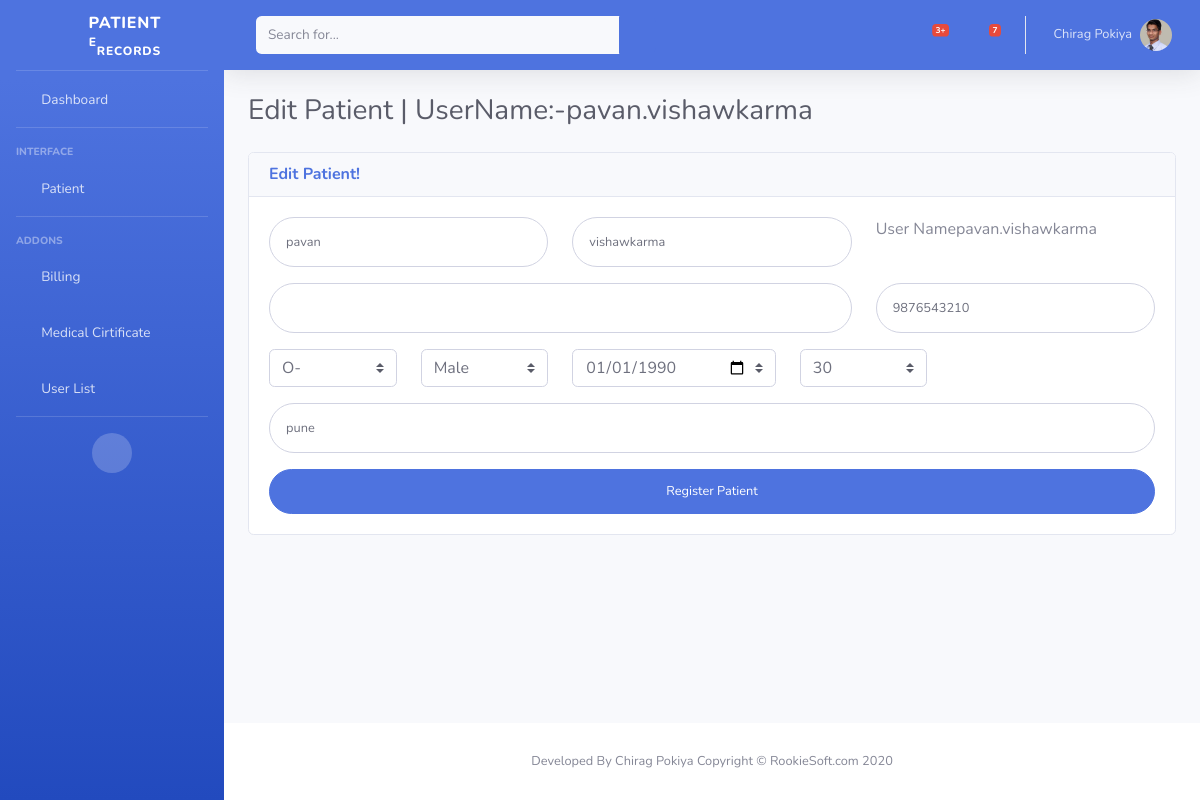
The app's page /edit_patient/26 (signed in) with its own data.
### account/models.py (models this page shows, shortened)
class Profile(models.Model):
    user = models.OneToOneField(User, on_delete=models.CASCADE)
    contact_no = models.IntegerField(null = True, blank=True, default=0)
    address = models.CharField(max_length=200)
    sex = models.CharField(max_length=50)
    dob = models.DateField(null = True, blank=True,)
    age = models.IntegerField(blank=True, null = True)
    blood_group = models.CharField(max_length=3)
    photo = models.ImageField(upload_to = 'users/%Y/%m/%d', blank = True)
    archive = models.BooleanField(default=False)
    created_at=models.DateTimeField(auto_now_add=True)
    updated_at=models.DateTimeField(auto_now_add=True)

### home/views.py (the view)
# urls.py: path('edit_patient/<str:patient_id>', edit_patient, name = 'edit_patient'),
@login_required
def edit_patient(request, patient_id):
    patient = Profile.objects.get(user=patient_id)
    return render(request, 'profiles/edit_patient.html', {'patient':patient})

### home/context_processors.py (called while the page is built)
def hasGroup(user, groupName):
    try:
        group = Group.objects.get(name=groupName)
        return True if group in user.groups.all() else False
    except:
        return False

def menu_processor(request):
    menu = {}
    user = request.user
    if hasGroup(user, 'doctor'):
        menu['Cases'] = '/case'
        menu['New Patient'] = '/register'
        menu['Manage Patient'] = '/manage_patient'
    elif hasGroup(user, 'patient'):
        menu['Reports'] = '/reports'
        menu['Appointments'] = '/appointments'
        menu['Medication'] = '/medicines'
        menu['Bills'] = '/bill'
        menu['Cases'] = '/case'
    elif hasGroup(user, 'receptionist'):
        menu['New Patient'] = '/register'
        menu['Cases'] = '/case'
        menu['Generate Case'] = '/generate'
    elif hasGroup(user, 'lab_attendant'):
        menu['Reports'] = '/reports'
        menu['Generate Report'] = '/reports/generate'
    elif hasGroup(user, 'inventory_manager'):
        menu['All Stock'] = ''
        menu['Stock Details'] = ''
    return {'menu': menu}

### home/templates/profiles/edit_patient.html (shortened to what this page needs)
{% extends "home/base.html" %}
{% block heading %}Edit Patient | UserName:-{{ patient.user.username }}{% endblock %}
{% block body %}
<div class="col-lg-12">
  <div class="card position-relative">
    <div class="card-header">
      <h6 class="m-0 font-weight-bold text-primary">Edit Patient!</h6>
    </div>
    <div class="card-body">
    <form class="user" action='/edit_patient_save' method='POST'>
      <div class="form-group row">
        <div class="col-sm-4 mb-3 mb-sm-0">
          <input type="text" class="form-control form-control-user" name="first_name" id="first_name" onkeyup="generateUserName()" value="{{ patient.user.first_name }}">
        </div>
        <div class="col-sm-4">
          <input type="text" class="form-control form-control-user" name="last_name" id="last_name" onkeyup="generateUserName()" value="{{ patient.user.last_name }}">
        </div>
        <div class="col-sm-4">
            User Name<span name="userid" id="userid">{{ patient.user.username }}</span>
        </div>
      </div>
      <div class="form-group row">
        <div class="col-sm-8 mb-3 mb-sm-0">
        <input type="email" class="form-control form-control-user" name="email" id="email" value="{{ patient.user.email }}">
      </div>
      <div class="col-sm-4">
        <input type="text" class="form-control form-control-user" name="contact_no" id="contact_no" value="{{ patient.contact_no }}">
        </div>
      </div>
      <div class="form-group row">
        <div class="col-sm-2 mb-3 mb-sm-0">
          <select name="blood_group" id="blood_group" class="custom-select" required>
            <option selected value='O-'>O-</option>
          </select>
        </div>
        <div class="col-sm-2">
          <select name="sex_choices" id="sex_choices" class="custom-select" required>
            <option {% if patient.sex == "Male" %} selected {% endif %}>Male</option>
          </select>
        </div>
        <div class="col-sm-3">
          <input type="date" name="dob" id="dob" class="custom-select" value="{{ patient.dob|date:"Y-m-d" }}" onchange="ageCount()">
        </div>
        <div class="col-sm-2">
          <input type="text" name="age" id="age" class="custom-select" value="{{ patient.age }}">
        </div>
      </div>
      <div class="form-group">
        <input type="text" class="form-control form-control-user" name="address" id="address" value="{{ patient.address }}">
      </div>
        <button type="submit" class="btn btn-primary btn-user btn-block" >Register Patient</button>
    </form>
  </div>
  </div>
</div>
{% endblock %}

### home/templates/home/base.html (shortened to what this page needs)
{% load static %}
<!DOCTYPE html>
<html lang="en">
<head>
  <link href="{% static "vendor/fontawesome-free/css/all.min.css" %}" rel="stylesheet" type="text/css">
  <link href="{% static "css/sb-admin-2.min.css" %}" rel="stylesheet">
</head>
<body id="page-top">
  <div id="wrapper">
    <ul class="navbar-nav bg-gradient-primary sidebar sidebar-dark accordion" id="accordionSidebar">
      <a class="sidebar-brand d-flex align-items-center justify-content-center" href="index.html">
        <div class="sidebar-brand-icon rotate-n-15">
          <i class="fas fa-laugh-wink"></i>
        </div>
        <div class="sidebar-brand-text mx-3">Patient <sup>e</sup><sub>Records</sub></div>
      </a>
      <hr class="sidebar-divider my-0">
      <li class="nav-item">
        <a class="nav-link" href="index.html">
          <i class="fas fa-fw fa-tachometer-alt"></i>
          <span>Dashboard</span></a>
      </li>
      <hr class="sidebar-divider">
      <div class="sidebar-heading">
        Interface
      </div>
      <li class="nav-item">
        <a class="nav-link collapsed" href="#" data-toggle="collapse" data-target="#collapseTwo" aria-expanded="true"
          aria-controls="collapseTwo">
          <i class="fas fa-fw fa-cog"></i>
          <span>Patient</span>
        </a>
      </li>
      <hr class="sidebar-divider d-none d-md-block">
      <div class="sidebar-heading">
        Addons
      </div>
      <li class="nav-item">
        <a class="nav-link collapsed" href="/all_bill">
          <i class="fas fa-fw fa-folder"></i>
          <span>Billing</span>
        </a>
      </li>
      <li class="nav-item">
        <a class="nav-link" href="charts.html">
          <i class="fas fa-fw fa-chart-area"></i>
          <span>Medical Cirtificate</span></a>
      </li>
      <li class="nav-item">
        <a class="nav-link" href="/userlist">
          <i class="fas fa-fw fa-table"></i>
          <span>User List</span></a>
      </li>
      <hr class="sidebar-divider d-none d-md-block">
      <div class="text-center d-none d-md-inline">
        <button class="rounded-circle border-0" id="sidebarToggle"></button>
      </div>
    </ul>
    <div id="content-wrapper" class="d-flex flex-column">
      <div id="content">
        <nav class="navbar navbar-expand navbar-dark bg-primary topbar mb-4 static-top shadow">
          <form class="d-none d-sm-inline-block form-inline mr-auto ml-md-3 my-2 my-md-0 mw-100 navbar-search">
            <div class="input-group">
              <input type="text" class="form-control bg-light border-0 small" placeholder="Search for..."
                aria-label="Search" aria-describedby="basic-addon2">
              <div class="input-group-append">
                <button class="btn btn-primary" type="button">
                  <i class="fas fa-search fa-sm"></i>
                </button>
              </div>
            </div>
          </form>
          <ul class="navbar-nav ml-auto">
            <li class="nav-item dropdown no-arrow mx-1">
              <a class="nav-link dropdown-toggle" href="#" id="alertsDropdown" role="button" data-toggle="dropdown"
                aria-haspopup="true" aria-expanded="false">
                <i class="fas fa-bell fa-fw"></i>
                <span class="badge badge-danger badge-counter">3+</span>
              </a>
            </li>
            <li class="nav-item dropdown no-arrow mx-1">
              <a class="nav-link dropdown-toggle" href="#" id="messagesDropdown" role="button" data-toggle="dropdown"
                aria-haspopup="true" aria-expanded="false">
                <i class="fas fa-envelope fa-fw"></i>
                <span class="badge badge-danger badge-counter">7</span>
              </a>
            </li>
            <li class="nav-item dropdown no-arrow">
              <a class="nav-link dropdown-toggle" href="#" id="userDropdown" role="button" data-toggle="dropdown"
                aria-haspopup="true" aria-expanded="false">
                <span class="mr-2 d-none d-lg-inline text-white-600 small">{{request.user.first_name}}
                  {{request.user.last_name}}</span>
                <img class="img-profile rounded-circle" src="{{ user.profile.photo.url }}">
              </a>
            </li>
          </ul>
        </nav>
        <div class="container-fluid">
          <h1 class="h3 mb-4 text-gray-800">{% block heading %}Clinic Portal{% endblock %}</h1>
          <div class="row">
            {% block body %}{% endblock %}
          </div>
        </div>
      </div>
      <footer class="sticky-footer bg-white">
        <div class="container my-auto">
          <div class="copyright text-center my-auto">
            <span>Developed By Chirag Pokiya</span>
            <span>Copyright &copy; RookieSoft.com 2020</span>
          </div>
        </div>
      </footer>
    </div>
  </div>
</body>
</html>

### records on screen
Profile: user.username "pavan.vishawkarma", first_name "pavan", last_name "vishawkarma", contact_no "9876543210", sex_choices "Male", dob "01/01/1990", age "30", address "pune"

### other values on screen
{{ request.user.first_name }} "Chirag"
{{ request.user.last_name }} "Pokiya"
